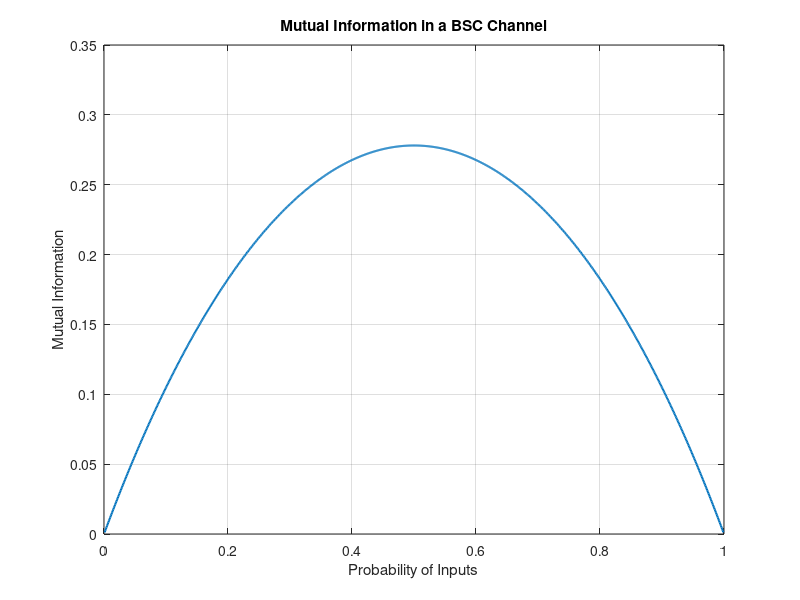

The MATLAB script that drew this image:
%% Mutual Information
%% ==================

e = 0.2; %Error Probability
p = 0:0.001:1; %Input is 1
q = 1-p; %Input is 0

Ixy = zeros(1,length(p));
for m = 1:length(p)
    Pxy = [q(m)*(1-e) , q(m)*e ; p(m)*e , p(m)*(1-e)]; %Values of P(XY)
    Px = [q(m) , p(m)]; %Values of P(X). Needs to be in a vector
    Py = [p(m)*e + q(m)*(1-e) , p(m)*(1-e) + q(m)*e]; %Values of P(Y)
    
    for i = 1:2
        for j = 1:2
            Ixy(m) = Ixy(m) + Pxy(i,j)*log2(Pxy(i,j)/(Px(i)*Py(j)));
        end
    end
end

figure;
plot(p, Ixy, 'LineWidth', 1.5);
xlabel('Probability of Inputs');
ylabel('Mutual Information');
title('Mutual Information in a BSC Channel')
grid;
